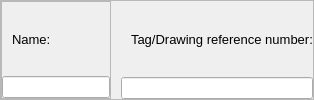
                      <widget class="QFrame" name="frame">
                       <property name="frameShape">
                        <enum>QFrame::StyledPanel</enum>
                       </property>
                       <property name="frameShadow">
                        <enum>QFrame::Raised</enum>
                       </property>
                       <layout class="QHBoxLayout" name="horizontalLayout_6">
                        <property name="spacing">
                         <number>10</number>
                        </property>
                        <property name="leftMargin">
                         <number>0</number>
                        </property>
                        <property name="topMargin">
                         <number>0</number>
                        </property>
                        <property name="rightMargin">
                         <number>0</number>
                        </property>
                        <property name="bottomMargin">
                         <number>0</number>
                        </property>
                        <item>
                         <widget class="QFrame" name="frame_6">
                          <property name="sizePolicy">
                           <sizepolicy hsizetype="Preferred" vsizetype="Preferred">
                            <horstretch>0</horstretch>
                            <verstretch>0</verstretch>
                           </sizepolicy>
                          </property>
                          <property name="frameShape">
                           <enum>QFrame::StyledPanel</enum>
                          </property>
                          <property name="frameShadow">
                           <enum>QFrame::Raised</enum>
                          </property>
                          <layout class="QVBoxLayout" name="verticalLayout_16">
                           <property name="spacing">
                            <number>0</number>
                           </property>
                           <property name="leftMargin">
                            <number>0</number>
                           </property>
                           <property name="topMargin">
                            <number>0</number>
                           </property>
                           <property name="rightMargin">
                            <number>0</number>
                           </property>
                           <property name="bottomMargin">
                            <number>0</number>
                           </property>
                           <item>
                            <widget class="QLabel" name="label_3">
                             <property name="sizePolicy">
                              <sizepolicy hsizetype="Preferred" vsizetype="Preferred">
                               <horstretch>0</horstretch>
                               <verstretch>0</verstretch>
                              </sizepolicy>
                             </property>
                             <property name="minimumSize">
                              <size>
                               <width>0</width>
                               <height>0</height>
                              </size>
                             </property>
                             <property name="font">
                              <font>
                               <family>Arial</family>
                               <pointsize>10</pointsize>
                               <weight>9</weight>
                               <italic>false</italic>
                               <bold>false</bold>
                              </font>
                             </property>
                             <property name="text">
                              <string>Name:</string>
                             </property>
                             <property name="alignment">
                              <set>Qt::AlignLeading|Qt::AlignLeft|Qt::AlignVCenter</set>
                             </property>
                             <property name="margin">
                              <number>0</number>
                             </property>
                             <property name="indent">
                              <number>10</number>
                             </property>
                            </widget>
                           </item>
                           <item>
                            <widget class="QLineEdit" name="constructNameLine">
                             <property name="sizePolicy">
                              <sizepolicy hsizetype="Preferred" vsizetype="Fixed">
                               <horstretch>0</horstretch>
                               <verstretch>0</verstretch>
                              </sizepolicy>
                             </property>
                             <property name="minimumSize">
                              <size>
                               <width>0</width>
                               <height>20</height>
                              </size>
                             </property>
                             <property name="text">
                              <string/>
                             </property>
                             <property name="cursorPosition">
                              <number>0</number>
                             </property>
                             <property name="alignment">
                              <set>Qt::AlignCenter</set>
                             </property>
                             <property name="cursorMoveStyle">
                              <enum>Qt::VisualMoveStyle</enum>
                             </property>
                             <property name="clearButtonEnabled">
                              <bool>true</bool>
                             </property>
                            </widget>
                           </item>
                          </layout>
                         </widget>
                        </item>
                        <item>
                         <widget class="QFrame" name="frame_8">
                          <property name="sizePolicy">
                           <sizepolicy hsizetype="Preferred" vsizetype="Preferred">
                            <horstretch>0</horstretch>
                            <verstretch>0</verstretch>
                           </sizepolicy>
                          </property>
                          <property name="frameShape">
                           <enum>QFrame::NoFrame</enum>
                          </property>
                          <property name="frameShadow">
                           <enum>QFrame::Sunken</enum>
                          </property>
                          <property name="lineWidth">
                           <number>0</number>
                          </property>
                          <layout class="QVBoxLayout" name="verticalLayout_5">
                           <property name="spacing">
                            <number>0</number>
                           </property>
                           <property name="leftMargin">
                            <number>0</number>
                           </property>
                           <property name="topMargin">
                            <number>0</number>
                           </property>
                           <property name="rightMargin">
                            <number>0</number>
                           </property>
                           <property name="bottomMargin">
                            <number>0</number>
                           </property>
                           <item>
                            <widget class="QLabel" name="label_29">
                             <property name="minimumSize">
                              <size>
                               <width>0</width>
                               <height>0</height>
                              </size>
                             </property>
                             <property name="font">
                              <font>
                               <family>Arial</family>
                               <pointsize>10</pointsize>
                               <weight>9</weight>
                               <italic>false</italic>
                               <bold>false</bold>
                              </font>
                             </property>
                             <property name="text">
                              <string>Tag/Drawing reference number:</string>
                             </property>
                             <property name="alignment">
                              <set>Qt::AlignLeading|Qt::AlignLeft|Qt::AlignVCenter</set>
                             </property>
                             <property name="indent">
                              <number>10</number>
                             </property>
                            </widget>
                           </item>
                           <item>
                            <widget class="QLineEdit" name="constructTagLine">
                             <property name="sizePolicy">
                              <sizepolicy hsizetype="Preferred" vsizetype="Fixed">
                               <horstretch>0</horstretch>
                               <verstretch>0</verstretch>
                              </sizepolicy>
                             </property>
                             <property name="minimumSize">
                              <size>
                               <width>0</width>
                               <height>20</height>
                              </size>
                             </property>
                             <property name="alignment">
                              <set>Qt::AlignCenter</set>
                             </property>
                             <property name="clearButtonEnabled">
                              <bool>true</bool>
                             </property>
                            </widget>
                           </item>
                          </layout>
                         </widget>
                        </item>
                       </layout>
                      </widget>
